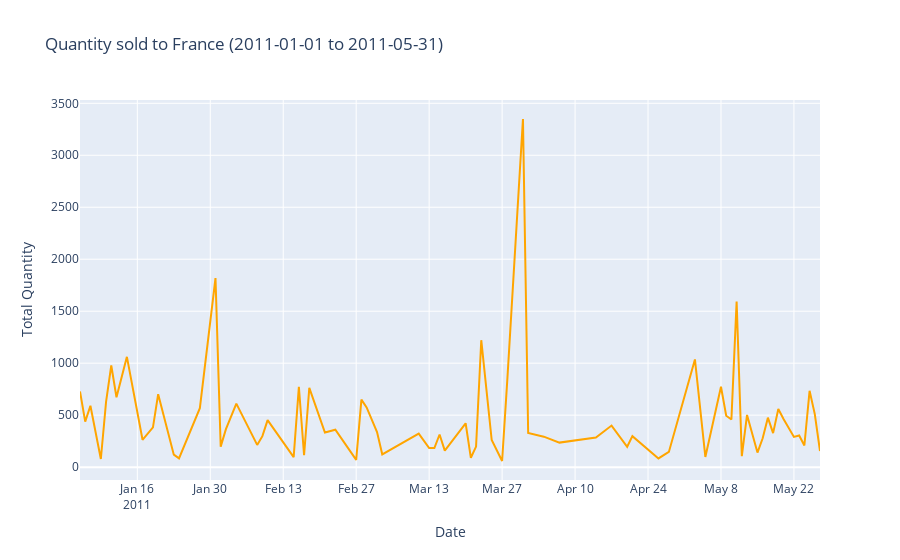
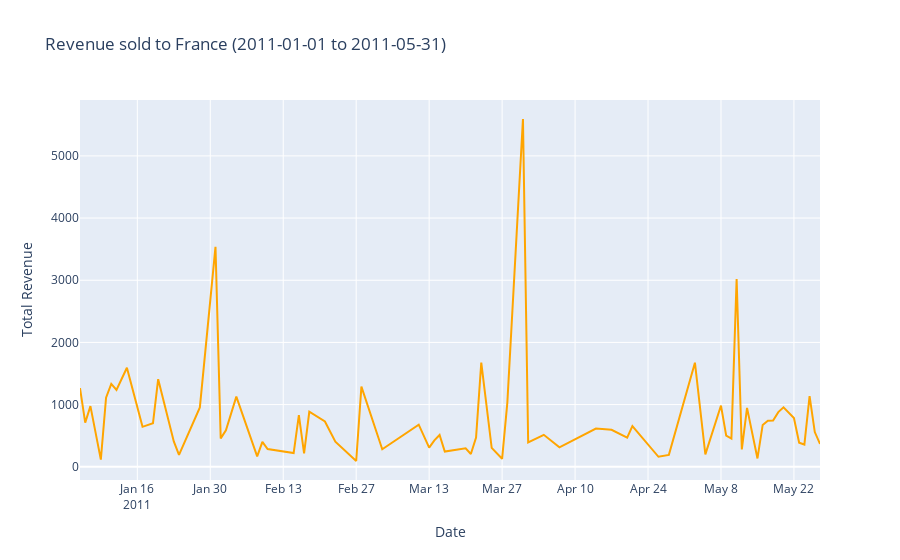

Notebook code for these charts, in order:
### Markdown cell above
## 2. Create an interactive line chart showing quantity and revenue sold to France between January 1st and May 31st 2011.

### Code cell
df['InvoiceDate'] = pd.to_datetime(df['InvoiceDate'])

start_date = pd.to_datetime('2011-01-01')
end_date = pd.to_datetime('2011-05-31')
country = 'France'
df_filtered = df[(df['InvoiceDate'] >= start_date) & (df['InvoiceDate'] <= end_date) & (df['Country'] == country)]

@interact
def interactive_line_chart(metric=['Quantity', 'Revenue']):
    
    chart_data = df_filtered.groupby(df_filtered['InvoiceDate'].dt.date)[metric].sum().reset_index()

   
    fig = px.line(chart_data, x='InvoiceDate', y=metric, title=f'{metric} sold to {country} ({start_date.date()} to {end_date.date()})',
                  labels={'InvoiceDate': 'Date', metric: f'Total {metric}'},
                  color_discrete_sequence=['orange'])

    
    fig.show()

### Figure 1 — Plotly figure (JSON) as saved in the notebook; plotly's stock layout.template omitted (floating-point values rounded to 4 significant figures)
{"data": [{"hovertemplate": "Date=%{x}<br>Total Quantity=%{y}<extra></extra>", "legendgroup": "", "line": {"color": "orange", "dash": "solid"}, "marker": {"symbol": "circle"}, "mode": "lines", "name": "", "orientation": "v", "showlegend": false, "type": "scatter", "x": ["2011-01-05", "2011-01-06", "2011-01-07", "2011-01-09", "2011-01-10", "2011-01-11", "2011-01-12", "2011-01-14", "2011-01-17", "2011-01-19", "2011-01-20", "2011-01-23", "2011-01-24", "2011-01-28", "2011-01-31", "2011-02-01", "2011-02-02", "2011-02-04", "2011-02-08", "2011-02-09", "2011-02-10", "2011-02-15", "2011-02-16", "2011-02-17", "2011-02-18", "2011-02-21", "2011-02-23", "2011-02-27", "2011-02-28", "2011-03-01", "2011-03-03", "2011-03-04", "2011-03-11", "2011-03-13", "2011-03-14", "2011-03-15", "2011-03-16", "2011-03-20", "2011-03-21", "2011-03-22", "2011-03-23", "2011-03-25", "2011-03-27", "2011-03-28", "2011-03-31", "2011-04-01", "2011-04-04", "2011-04-07", "2011-04-14", "2011-04-17", "2011-04-20", "2011-04-21", "2011-04-26", "2011-04-28", "2011-05-03", "2011-05-05", "2011-05-08", "2011-05-09", "2011-05-10", "2011-05-11", "2011-05-12", "2011-05-13", "2011-05-15", "2011-05-16", "2011-05-17", "2011-05-18", "2011-05-19", "2011-05-20", "2011-05-22", "2011-05-23", "2011-05-24", "2011-05-25", "2011-05-26", "2011-05-27"], "xaxis": "x", "y": [728, 438, 591, 78, 628, 978, 672, 1061, 263, 383, 702, 120, 84, 567, 1819, 197, 365, 611, 214, 298, 452, 96, 772, 114, 763, 333, 360, 70, 649, 574, 338, 123, 323, 183, 184, 314, 159, 422, 90, 198, 1221, 261, 59, 842, 3349, 328, 293, 236, 284, 400, 196, 298, 84, 146, 1036, 98, 773, 494, 458, 1593, 105, 502, 140, 278, 476, 327, 560, 464, 291, 304, 208, 734, 510, 155], "yaxis": "y"}], "layout": {"legend": {"tracegroupgap": 0}, "title": {"text": "Quantity sold to France (2011-01-01 to 2011-05-31)"}, "xaxis": {"anchor": "y", "domain": [0, 1], "title": {"text": "Date"}}, "yaxis": {"anchor": "x", "domain": [0, 1], "title": {"text": "Total Quantity"}}}}

### Figure 2 — Plotly figure (JSON) as saved in the notebook; plotly's stock layout.template omitted (floating-point values rounded to 4 significant figures)
{"data": [{"hovertemplate": "Date=%{x}<br>Total Revenue=%{y}<extra></extra>", "legendgroup": "", "line": {"color": "orange", "dash": "solid"}, "marker": {"symbol": "circle"}, "mode": "lines", "name": "", "orientation": "v", "showlegend": false, "type": "scatter", "x": ["2011-01-05", "2011-01-06", "2011-01-07", "2011-01-09", "2011-01-10", "2011-01-11", "2011-01-12", "2011-01-14", "2011-01-17", "2011-01-19", "2011-01-20", "2011-01-23", "2011-01-24", "2011-01-28", "2011-01-31", "2011-02-01", "2011-02-02", "2011-02-04", "2011-02-08", "2011-02-09", "2011-02-10", "2011-02-15", "2011-02-16", "2011-02-17", "2011-02-18", "2011-02-21", "2011-02-23", "2011-02-27", "2011-02-28", "2011-03-01", "2011-03-03", "2011-03-04", "2011-03-11", "2011-03-13", "2011-03-14", "2011-03-15", "2011-03-16", "2011-03-20", "2011-03-21", "2011-03-22", "2011-03-23", "2011-03-25", "2011-03-27", "2011-03-28", "2011-03-31", "2011-04-01", "2011-04-04", "2011-04-07", "2011-04-14", "2011-04-17", "2011-04-20", "2011-04-21", "2011-04-26", "2011-04-28", "2011-05-03", "2011-05-05", "2011-05-08", "2011-05-09", "2011-05-10", "2011-05-11", "2011-05-12", "2011-05-13", "2011-05-15", "2011-05-16", "2011-05-17", "2011-05-18", "2011-05-19", "2011-05-20", "2011-05-22", "2011-05-23", "2011-05-24", "2011-05-25", "2011-05-26", "2011-05-27"], "xaxis": "x", "y": [1265.0, 709.0, 975.1, 114, 1112.0, 1333.0, 1236.0, 1592.0, 642.1, 698.8, 1409.0, 406.5, 190.2, 953.8, 3538.0, 456.8, 587.4, 1129.0, 165.9, 401.0, 285.6, 219.6, 829.7, 214, 884.6, 728.8, 403.8, 92.6, 1290.0, 1038.0, 501.2, 281.2, 676.8, 307.3, 425.4, 511.5, 244.8, 298.0, 205.9, 470.0, 1675.0, 303.9, 128.1, 1028.0, 5594.0, 390.8, 513.5, 312.2, 615.2, 594.2, 469.2, 652.5, 160.5, 191.1, 1673.0, 200, 984.4, 500.9, 453.1, 3019.0, 278.5, 946.5, 133.4, 672.6, 739.6, 743.5, 878.5, 956.4, 784.7, 386.0, 357.3, 1137.0, 558.5, 367.1], "yaxis": "y"}], "layout": {"legend": {"tracegroupgap": 0}, "title": {"text": "Revenue sold to France (2011-01-01 to 2011-05-31)"}, "xaxis": {"anchor": "y", "domain": [0, 1], "title": {"text": "Date"}}, "yaxis": {"anchor": "x", "domain": [0, 1], "title": {"text": "Total Revenue"}}}}
